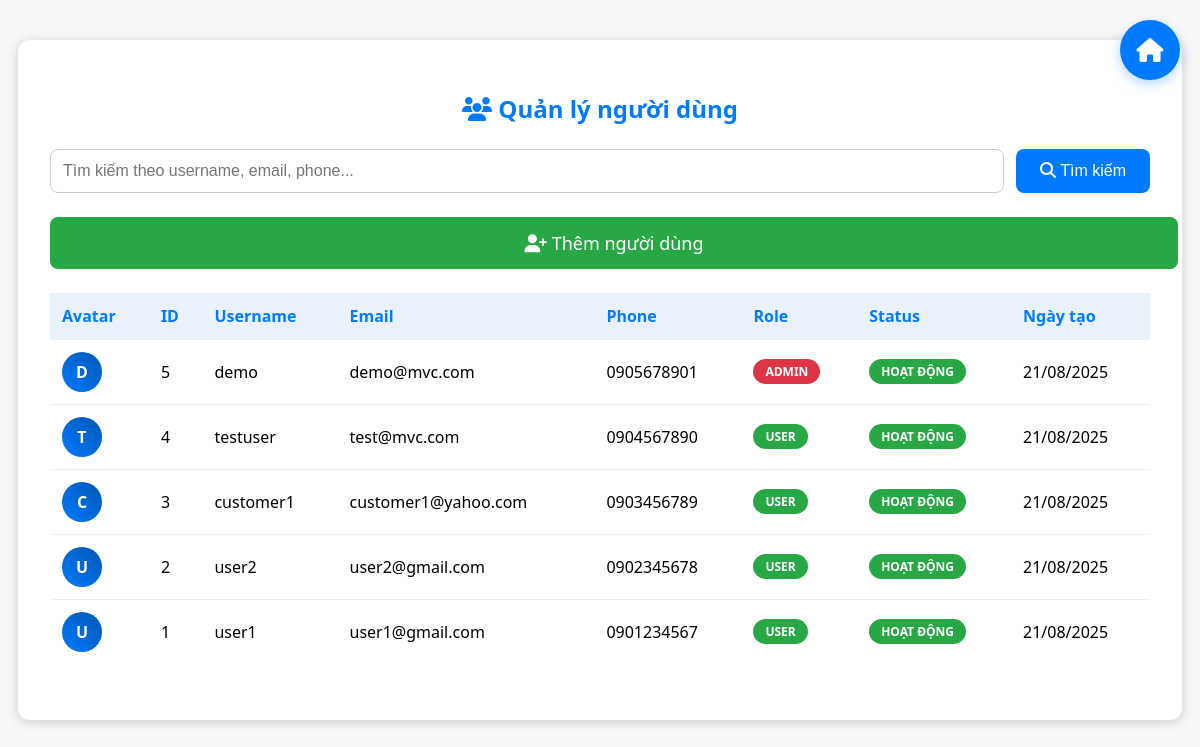
Screenshot of /Admin/index.php?controller=user&action=list (signed in) with the database file from the repository.
### tables this page shows
CREATE TABLE users (
    id INT AUTO_INCREMENT PRIMARY KEY,
    username VARCHAR(50) NOT NULL UNIQUE,
    password VARCHAR(255) NOT NULL,
    email VARCHAR(100) DEFAULT '',
    phone VARCHAR(20) DEFAULT '',
    role VARCHAR(20) NOT NULL DEFAULT 'user',
    status ENUM('active', 'inactive') NOT NULL DEFAULT 'active',
    created_at DATETIME DEFAULT CURRENT_TIMESTAMP
);

### controllers/UserController.php (called while the page is built, shortened)
<?php
require_once __DIR__ . '/../models/UserModel.php';
class UserController {
    private $model;
    public function __construct() {
        $this->model = new UserModel();
    }
    public function list() {
        $users = $this->model->getAllUsers();
        require_once dirname(__DIR__) . '/Admin/Views/UserList.php';
    }
}
?>

### models/UserModel.php (called while the page is built, shortened)
<?php
class UserModel {
    private $conn;
    public function __construct() {
        $this->conn = new mysqli(DB_HOST, DB_USERNAME, DB_PASSWORD, DB_NAME, DB_PORT);
        $result = $this->conn->query("SHOW COLUMNS FROM users LIKE 'role'");
    }
    public function getAllUsers() {
        $stmt = $this->conn->prepare("SELECT id, username, email, phone, role, created_at FROM users ORDER BY id DESC");
        $stmt->execute();
        $result = $stmt->get_result();
        return $result->fetch_all(MYSQLI_ASSOC);
    }
}

### Admin/Views/UserList.php (the view, shortened to what this page needs)
<!DOCTYPE html>
<html lang="vi">
<head>
    <link rel="stylesheet" href="https://cdnjs.cloudflare.com/ajax/libs/font-awesome/6.4.0/css/all.min.css">
</head>
<body>
    <div class="container">
        <h2><i class="fa-solid fa-users"></i> Quản lý người dùng</h2>
        <form class="search-form" method="get" action="/mvc-oop-basic-duanmau/Admin/index.php">
            <input type="text" name="keyword" placeholder="Tìm kiếm theo username, email, phone..."
                   value="<?= htmlspecialchars($_GET['keyword'] ?? '') ?>">
            <button type="submit"><i class="fa-solid fa-search"></i> Tìm kiếm</button>
        </form>
        <a href="/mvc-oop-basic-duanmau/Admin/index.php?controller=user&action=add" class="add-btn">
            <i class="fa-solid fa-user-plus"></i> Thêm người dùng
        </a>
        <table>
            <tr>
                <th>Avatar</th>
                <th>ID</th>
                <th>Username</th>
                <th>Email</th>
                <th>Phone</th>
                <th>Role</th>
                <th>Status</th>
                <th>Ngày tạo</th>
            </tr>
            <?php if (!empty($users)): ?>
                <?php foreach ($users as $user): ?>
                <tr>
                    <td>
                        <div class="user-avatar">
                            <?= strtoupper(substr($user['username'], 0, 1)) ?>
                        </div>
                    </td>
                    <td><?= $user['id'] ?></td>
                    <td><?= htmlspecialchars($user['username']) ?></td>
                    <td><?= htmlspecialchars($user['email']) ?></td>
                    <td><?= htmlspecialchars($user['phone'] ?? 'N/A') ?></td>
                    <td>
                        <span class="role-badge role-<?= $user['role'] ?>">
                            <?= $user['role'] === 'admin' ? 'Admin' : 'User' ?>
                        </span>
                    </td>
                    <td>
                        <?php
                        $status = $user['status'] ?? 'active';
                        $statusText = $status === 'active' ? 'Hoạt động' : 'Vô hiệu hóa';
                        ?>
                        <span class="status-badge status-<?= $status ?>">
                            <?= $statusText ?>
                        </span>
                    </td>
                    <td><?= date('d/m/Y', strtotime($user['created_at'])) ?></td>
                </tr>
                <?php endforeach; ?>
            <?php endif; ?>
        </table>
        <a href="/mvc-oop-basic-duanmau/Admin/index.php" class="floating-dashboard" title="Về Dashboard Admin">
            <i class="fa-solid fa-home"></i>
        </a>
    </div>
</body>
</html>

### Admin/Views/UserList.php (style rules this page uses)
body { background: #f7f7f7; font-family: 'Segoe UI', Arial, sans-serif; }
.floating-dashboard { position: fixed; top: 20px; right: 20px; z-index: 1000; background: #007bff; color: white; width: 60px; height: 60px; border-radius: 50%; display: flex; align-items: center; justify-content: center; text-decoration: none; box-shadow: 0 4px 12px rgba(0, 123, 255, 0.3); transition: all 0.3s ease; font-size: 24px; }
.container { max-width: 1100px; margin: 40px auto; background: #fff; border-radius: 12px; box-shadow: 0 2px 12px #ccc; padding: 32px; }
h2 { text-align: center; color: #007bff; margin-bottom: 24px; }
.search-form { display: flex; gap: 12px; margin-bottom: 24px; }
.search-form input { flex: 1; padding: 12px; border-radius: 8px; border: 1px solid #ccc; font-size: 16px; }
.search-form button { padding: 12px 24px; background: #007bff; color: #fff; border: none; border-radius: 8px; font-size: 16px; font-weight: 500; cursor: pointer; transition: background 0.2s; }
.add-btn { display: block; width: 100%; padding: 14px; background: #28a745; color: #fff; border-radius: 8px; text-align: center; text-decoration: none; font-size: 18px; font-weight: 500; margin-bottom: 24px; transition: background 0.2s; }
table { width: 100%; border-collapse: collapse; margin-bottom: 24px; }
th, td { padding: 12px; border-bottom: 1px solid #eee; text-align: left; }
th { background: #e9f2fb; color: #007bff; font-weight: 600; }
tr:last-child td { border-bottom: none; }
.role-badge { display: inline-block; padding: 4px 12px; border-radius: 20px; font-size: 12px; font-weight: 600; text-transform: uppercase; }
.role-admin { background: #dc3545; color: white; }
.role-user { background: #28a745; color: white; }
.status-badge { display: inline-block; padding: 4px 12px; border-radius: 20px; font-size: 12px; font-weight: 600; text-transform: uppercase; }
.status-active { background: #28a745; color: white; }
.user-avatar { width: 40px; height: 40px; border-radius: 50%; background: linear-gradient(45deg, #007bff, #0056b3); display: flex; align-items: center; justify-content: center; color: white; font-weight: bold; font-size: 16px; }

### rows the page displays
users: username "D", id "5", username "demo", email "demo@mvc.com", phone "0905678901", role "ADMIN", statusText "HOẠT ĐỘNG", created_at "21/08/2025"
users: username "T", id "4", username "testuser", email "test@mvc.com", phone "0904567890", role "USER", statusText "HOẠT ĐỘNG", created_at "21/08/2025"
users: username "C", id "3", username "customer1", email "customer1@yahoo.com", phone "0903456789", role "USER", statusText "HOẠT ĐỘNG", created_at "21/08/2025"
users: username "U", id "2", username "user2", email "user2@gmail.com", phone "0902345678", role "USER", statusText "HOẠT ĐỘNG", created_at "21/08/2025"
users: username "U", id "1", username "user1", email "user1@gmail.com", phone "0901234567", role "USER", statusText "HOẠT ĐỘNG", created_at "21/08/2025"
